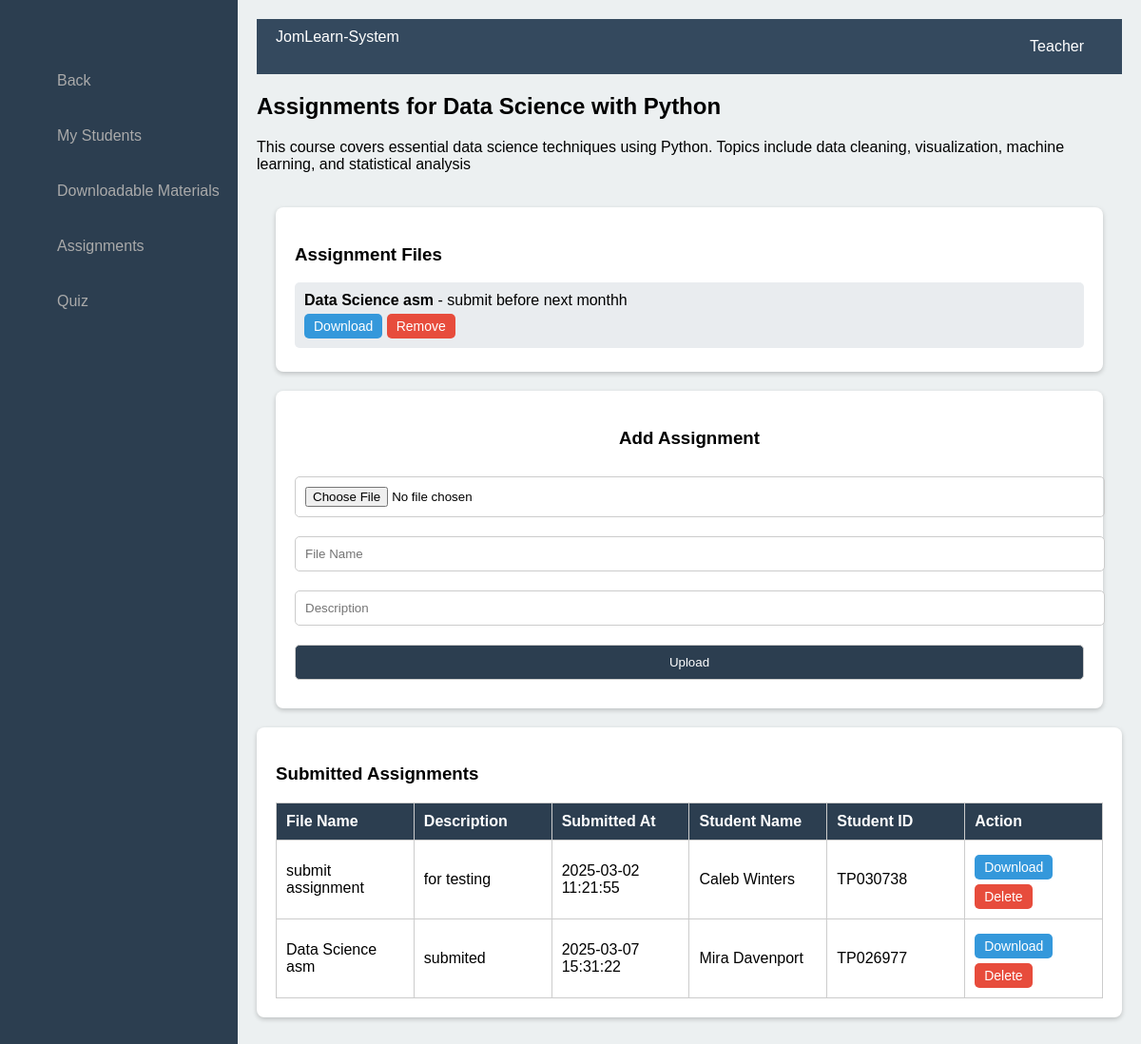
/assignment_teacher.php?id=73, run on the app's committed database.
### tables this page shows
CREATE TABLE `courses` (
  `id` int(11) NOT NULL,
  `title` varchar(255) NOT NULL,
  `description` text NOT NULL,
  `teacher_id` int(11) NOT NULL
);

CREATE TABLE `assignments` (
  `id` int(11) NOT NULL,
  `course_name` varchar(255) NOT NULL,
  `file_name` varchar(255) NOT NULL,
  `file_desc` text NOT NULL,
  `file_path` varchar(255) NOT NULL,
  `assignment_id` int(11) NOT NULL
);

CREATE TABLE `submitted_assignments` (
  `id` int(11) NOT NULL,
  `student_id` int(11) NOT NULL,
  `course_id` int(11) NOT NULL,
  `file_name` varchar(255) NOT NULL,
  `file_desc` text DEFAULT NULL,
  `file_path` varchar(255) NOT NULL,
  `submitted_at` timestamp NOT NULL DEFAULT current_timestamp()
);

CREATE TABLE `students` (
  `student_id` int(11) NOT NULL,
  `fullname` varchar(255) NOT NULL,
  `id_number` varchar(50) NOT NULL,
  `email` varchar(255) NOT NULL,
  `password` varchar(255) NOT NULL
);

### assignment_teacher.php (the view, shortened to what this page needs)
<?php
$servername = "localhost";
$username = "root";
$password = "";
$dbname = "assignment3";
$conn = new mysqli($servername, $username, $password, $dbname);
$course_id = $_SESSION['course_id'] ?? 0;
$course_query = "SELECT title, description FROM courses WHERE id = ?";
$stmt = $conn->prepare($course_query);
$stmt->bind_param("i", $course_id);
$stmt->execute();
$stmt->bind_result($course_title, $course_description);
$assignment_query = "SELECT id, file_name, file_desc FROM assignments WHERE id = ?";
$stmt = $conn->prepare($assignment_query);
$stmt->bind_param("i", $course_id);
$stmt->execute();
$result = $stmt->get_result();
$assignment_list = "";
while ($row = $result->fetch_assoc()) {
    $assignment_list .= "<div class='file-item'>
                            <strong>{$row['file_name']}</strong> - {$row['file_desc']}
                            <br>
                            <a href='download_assignment.php?id={$row['id']}' class='btn download'>Download</a>
                            <a href='delete_assignment.php?id={$row['id']}' class='btn remove' onclick='return confirm(\"Are you sure you want to delete this assignment?\")'>Remove</a>
                        </div>";
}
$submitted_query = "SELECT sa.id, sa.file_name, sa.file_desc, sa.file_path, sa.submitted_at, s.fullname, s.id_number
                    FROM submitted_assignments sa
                    JOIN students s ON sa.student_id = s.student_id
                    WHERE sa.course_id = ?";
$stmt = $conn->prepare($submitted_query);
$stmt->bind_param("i", $course_id);
$stmt->execute();
$submitted_result = $stmt->get_result();
$submitted_assignment_list = "";
while ($row = $submitted_result->fetch_assoc()) {
    $submitted_assignment_list .= "<tr>
                                    <td>" . htmlspecialchars($row['file_name']) . "</td>
                                    <td>" . htmlspecialchars($row['file_desc']) . "</td>
                                    <td>" . htmlspecialchars($row['submitted_at']) . "</td>
                                    <td>" . htmlspecialchars($row['fullname']) . "</td>
                                    <td>" . htmlspecialchars($row['id_number']) . "</td>
                                    <td>
                                        <a href='" . htmlspecialchars($row['file_path']) . "' download class='btn download'>Download</a>
                                        <a href='delete_submitted_assignment.php?id={$row['id']}' class='btn remove' onclick='return confirm(\"Are you sure you want to delete this submitted assignment?\")'>Delete</a>
                                    </td>
                                  </tr>";
}
?>
<!DOCTYPE html>
<html lang="en">
<head>
</head>
<body>
<?php include 'bar_teacher2.php'; ?>
<h2>Assignments for <?php echo htmlspecialchars($course_title); ?></h2>
<p><?php echo htmlspecialchars($course_description); ?></p>
<div class="container">
    <div class="downloadcontainer">
        <h3>Assignment Files</h3>
        <div class="file-list">
            <?php echo $assignment_list ?: "<p>No assignments uploaded yet.</p>"; ?>
        </div>
    </div>
    <div class="addcontainer">
        <h3>Add Assignment</h3>
        <form action="upload_assignment.php" method="POST" enctype="multipart/form-data">
            <input type="file" name="file" required>
            <input type="text" name="fileName" placeholder="File Name" required>
            <input type="text" name="fileDesc" placeholder="Description" required>
            <button type="submit">Upload</button>
        </form>
    </div>
</div>
<div class="downloadcontainer">
    <h3>Submitted Assignments</h3>
    <div class="table-container">
        <table>
            <tr>
                <th>File Name</th>
                <th>Description</th>
                <th>Submitted At</th>
                <th>Student Name</th>
                <th>Student ID</th>
                <th>Action</th>
            </tr>
            <?php echo $submitted_assignment_list ?: "<tr><td colspan='6'>No assignments submitted yet.</td></tr>"; ?>
        </table>
    </div>
</div>
</body>
</html>

### assignment_teacher.php (style rules this page uses)
.container { display: flex; flex-wrap: wrap; gap: 20px; padding: 20px; justify-content: space-between; }
.downloadcontainer { flex: 1 1 65%; min-width: 300px; text-align: left; background: white; padding: 20px; border-radius: 8px; box-shadow: 0 2px 5px rgba(0,0,0,0.2); max-height: 400px; overflow-y: auto; }
.addcontainer { flex: 1 1 30%; min-width: 250px; text-align: center; background: white; padding: 20px; border-radius: 8px; box-shadow: 0 2px 5px rgba(0,0,0,0.2); }
.file-item { background: #e9ecef; padding: 10px; border-radius: 5px; margin: 5px 0; }
input, button { width: 100%; padding: 10px; margin: 10px 0; border: 1px solid #ccc; border-radius: 5px; }
button { background: #2c3e50; color: white; cursor: pointer; }
.btn { display: inline-block; padding: 5px 10px; margin-top: 5px; text-decoration: none; border-radius: 5px; font-size: 14px; }
.download { background: #3498db; color: white; }
.remove { background: #e74c3c; color: white; }
.table-container { max-height: 300px; overflow-y: auto; }
table { width: 100%; border-collapse: collapse; table-layout: fixed; }
th, td { border: 1px solid #ccc; padding: 10px; text-align: left; word-wrap: break-word; white-space: normal; }
th { background-color: #2c3e50; color: white; }

### bar_teacher2.php (style rules this page uses)
body { font-family: Arial, sans-serif; margin: 0; padding: 0; display: flex; height: 100vh; }

### data on the page
courses: title "Data Science with Python", description "This course covers essential data science techniques using Python. Topics include data cleaning, visualization, machine learning, and statistical analysis"
assignments: file_name "Data Science asm", file_desc "submit before next monthh"
submitted_assignments: file_name "submit assignment", file_desc "for testing", submitted_at "2025-03-02 11:21:55", student.fullname "Caleb Winters", student.id_number "TP030738"
submitted_assignments: file_name "Data Science asm", file_desc "submited", submitted_at "2025-03-07 15:31:22", student.fullname "Mira Davenport", student.id_number "TP026977"
